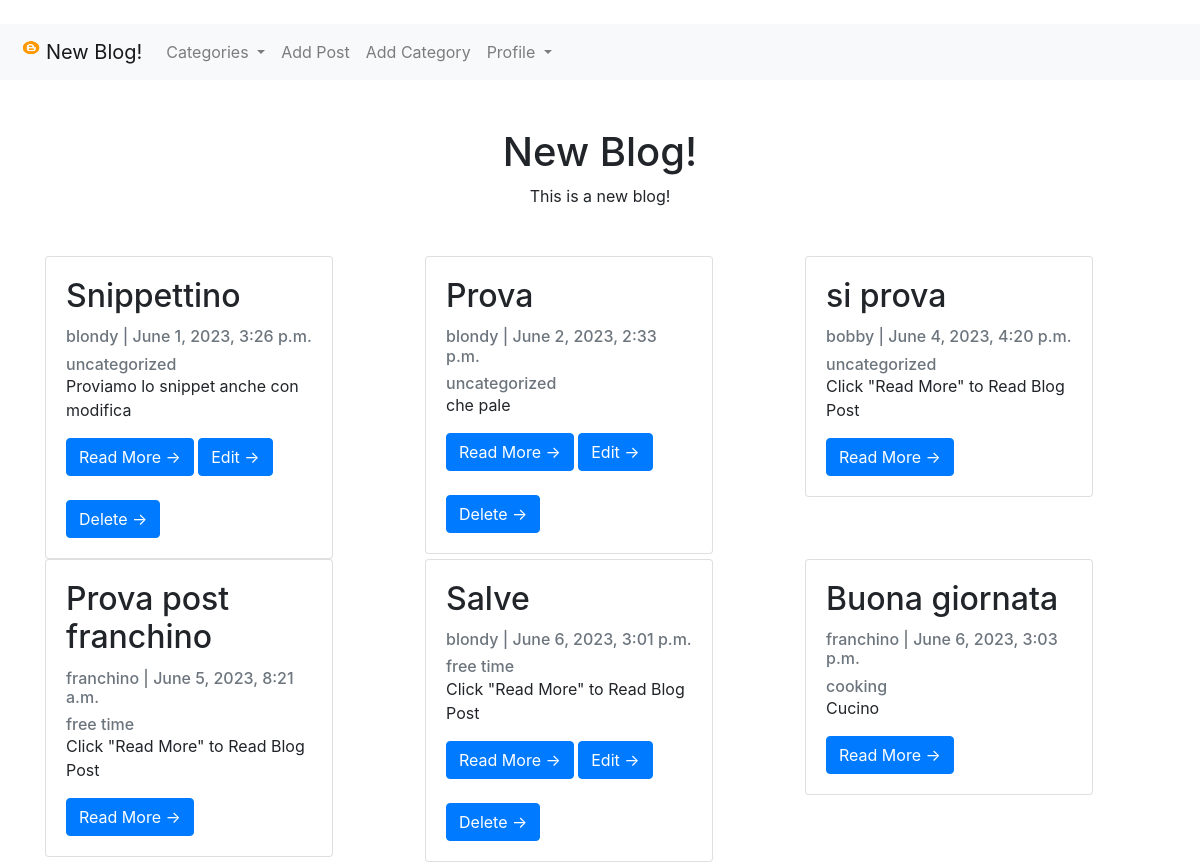
The app's page / (signed in) with its own data.
### blog/models.py (models this page shows, shortened)
class Post(models.Model):
    title = models.CharField(max_length=200, unique=True)
    slug = models.SlugField(max_length=200, unique=True)
    author = models.ForeignKey(User, on_delete=models.CASCADE, related_name='blog_posts')
    updated_on = models.DateTimeField(auto_now=True)
    content = RichTextField(blank=True, null=True)
    created_on = models.DateTimeField(auto_now_add=True)
    status = models.IntegerField(choices=STATUS, default=0)
    category = models.CharField(max_length=200, default='Uncategorized')
    snippet = models.CharField(max_length=200, default='Click "Read More" to Read Blog Post')
    likes = models.ManyToManyField(User, related_name="blog_post")
    class Meta:
        ordering = ['-created_on']

### blog/views.py (the view)
# urls.py: path('', PostList.as_view(), name='home'),
class PostList(generic.ListView):
    model = Post
    template_name = 'post_list.html'
    cats = Category.objects.all()
    ordering = ['created_on']
    def get_context_data(self, *args, **kwargs):
        cat_menu = Category.objects.all()
        context = super(PostList, self).get_context_data(*args, **kwargs)
        context["cat_menu"] = cat_menu
        return context

### blog/models.py (called while the page is built)
    def __str__(self):
        return self.name

### blog/templates/post_list.html (shortened to what this page needs)
<!doctype html>
<html lang="en">
<head>
    <link href="https://cdn.jsdelivr.net/npm/bootstrap@5.0.0-beta2/dist/css/bootstrap.min.css" rel="stylesheet"
>
</head>
<br>
    {% extends 'base.html' %}
    {% block content %}
    <div class="container my-5 text-center" style="max-width:580px">
        <h1>New Blog!</h1>
        <p> This is a new blog!</p>
    </div>
    <div class="container">
        <div class="row">
            {% for post in object_list %}
                {% if user.is_authenticated and user == post.author%}
                    <div class="col-sm">
                        <div class="card" style="width: 18rem;">
                            <div class="card-body">
                                <h2 class="card-title">{{ post.title }}</h2>
                                <p class="card-text text-muted h6">{{ post.author }} | {{ post.created_on}} </p>
                                <a href="{%  url 'category' post.category|slugify %}" ><p class="card-text text-muted h6">{{ post.category }}</p></a>
                                <p class="card-text">{{post.snippet | safe}}</p>
                                <a href="{% url 'post_detail' post.pk %}" class="btn btn-primary">Read More &rarr;</a>
                                <a href="{% url 'update_post' post.pk %}" class="btn btn-primary">Edit &rarr;</a>
                                 <br> <br>
                                <a href="{% url 'delete_post' post.pk %}" class="btn btn-primary">Delete &rarr;</a>
                            </div>
                        </div>
                    </div>
                {% else %}
                    {% if post.status != 0%}
                        <div class="col-sm">
                            <div class="card" style="width: 18rem;">
                                <div class="card-body">
                                    <h2 class="card-title">{{ post.title }}</h2>
                                    <p class="card-text text-muted h6">{{ post.author }} | {{ post.created_on}} </p>
                                    <a href="{%  url 'category' post.category|slugify %}" ><p class="card-text text-muted h6">{{ post.category }}</p></a>
                                    <p class="card-text">{{post.snippet | safe}}</p>
                                    <a href="{% url 'post_detail' post.pk %}" class="btn btn-primary">Read More &rarr;</a>
                                </div>
                            </div>
                        </div>
                    {% endif %}
                {% endif %}
            {% endfor %}
        </div>
    </div>
    {% endblock %}

### records on screen
Post: title "Snippettino", author "blondy", created_on "June 1, 2023, 3:26 p.m.", category "uncategorized", snippet "Proviamo lo snippet anche con modifica"
Post: title "Prova", author "blondy", created_on "June 2, 2023, 2:33 p.m.", category "uncategorized", snippet "che pale"
Post: title "si prova", author "bobby", created_on "June 4, 2023, 4:20 p.m.", category "uncategorized", snippet "Click \"Read More\" to Read Blog Post"
Post: title "Prova post franchino", author "franchino", created_on "June 5, 2023, 8:21 a.m.", category "free time", snippet "Click \"Read More\" to Read Blog Post"
Post: title "Salve", author "blondy", created_on "June 6, 2023, 3:01 p.m.", category "free time", snippet "Click \"Read More\" to Read Blog Post"
Post: title "Buona giornata", author "franchino", created_on "June 6, 2023, 3:03 p.m.", category "cooking", snippet "Cucino"
